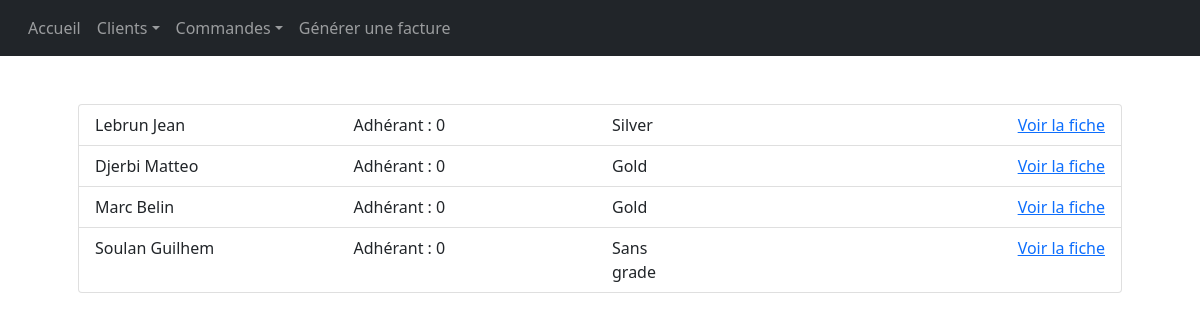
The app's page /pages/liste_clients.php with its own data.
### tables this page shows
CREATE TABLE IF NOT EXISTS `client` (
  `id_client` int(11) NOT NULL AUTO_INCREMENT,
  `id_grade` int(11) DEFAULT NULL,
  `nom` varchar(20) DEFAULT NULL,
  `prenom` varchar(20) DEFAULT NULL,
  `remise_future` int(11) DEFAULT NULL,
  `adherent` tinyint(1) DEFAULT NULL,
  PRIMARY KEY (`id_client`),
  KEY `id_grade` (`id_grade`)
);

CREATE TABLE IF NOT EXISTS `grade` (
  `id_grade` int(11) NOT NULL AUTO_INCREMENT,
  `intitule_grade` varchar(20) DEFAULT NULL,
  `min_dépense` int(11) DEFAULT NULL,
  `max_dépense` int(11) DEFAULT NULL,
  PRIMARY KEY (`id_grade`)
);

### lib/Client.php (the view, shortened to what this page needs)
<?php
function creerListeClients() {
    $clients = [];
    $query = "SELECT
       id_client,
       nom,
       prenom,
       intitule_grade,
       facebook,
       instagram,
       email,
       remise_future,
       adherent
        FROM client NATURAL JOIN contact NATURAL JOIN numerotelephone NATURAL JOIN grade";
    $db = creerConnexion();
    $requeteClient = $db->query($query);
    if($requeteClient) {
        while($client = mysqli_fetch_array($requeteClient)){
            $clientObj = new Client(
                $client["id_client"],
                $client["nom"],
                $client["prenom"],
                $client["intitule_grade"],
                $client["facebook"],
                $client["instagram"],
                $client["email"],
                $client["remise_future"],
                $client["adherent"]);
            $clientObj->recupererAdresses($db);
            $clientObj->recupererNumeros($db);
            $clients[] = $clientObj;
        }
    } else {
        echo '<p class="text-danger">' . $db->error . '</p>';
        return -1;
    }
    return $clients;
}
class Client
{
    public $nom;
    public $prenom;
    public $grade;
    public $adhérant;
    public $id;
    public function __construct($id, $nom, $prenom, $grade, $facebook, $instagram, $email, $remise_future, $adhérant)
    {
        $this->id = $id;
        $this->nom = $nom;
        $this->prenom = $prenom;
        $this->grade = $grade;
        $this->adhérant=$adhérant;
        $db = creerConnexion();
        $req = "SELECT SUM(montant) AS total FROM paiement NATURAL JOIN commande WHERE id_client = " . $id . " GROUP BY id_client";
        $response = $db->query($req);
        if(!$response) {
            echo '<p>Erreur : ' . $db->error . '</p>';
        } else {
            while($paiement = $response->fetch_assoc()) {
                $this->total_depense = $paiement["total"];
            }
        }
    }
    public function recupererNumeros($db) {
        $reqTelephone = "SELECT id_numero_telephone, numero FROM numerotelephone WHERE id_client = " . $this->id;
        if($reponseTelephones = $db->query($reqTelephone)) {
            while ($numero = $reponseTelephones->fetch_assoc()) {
                $numeroObj = new NumeroTelephone($numero["id_numero_telephone"], $numero["numero"]);
            }
        } else {
            echo '<p class="text-danger">Erreur : '. $db->error .'</p>';
        }
    }
    public function recupererAdresses($db) {
        $reqAdresse = "SELECT id_adresse, numero, rue, ville, code_postal FROM adresse WHERE id_client = " . $this->id;
        if($reponseAdresses = $db->query($reqAdresse)) {
            while ($adresse = $reponseAdresses->fetch_assoc()) {
                $adresseObj = new Adresse($adresse["id_adresse"], $adresse["numero"], $adresse["rue"], $adresse["code_postal"], $adresse["ville"]);
            }
        } else {
            echo '<p class="text-danger">Erreur : '. $db->error .'</p>';
        }
    }
    public function afficherApercu() {
        ?>
        <div class="row">
            <div class="col-3">
                <span><?php echo $this->getNomPrenom(); ?></span>
            </div>
            <div class="col-3">
                <span>Adhérant : <?php echo $this->adhérant; ?> </span>
            </div>
            <div class="col-1">
                <span><?php echo $this->grade; ?></span>
            </div>
            <div class="col">
                <a class="float-end" href="fiche_client.php?id_client=<?php echo $this->id; ?>">Voir la fiche</a>
            </div>
        </div>
        <?php
    }
    public function getNomPrenom() {
        return $this->nom . " " . $this->prenom;
    }
}

### pages/liste_clients.php (shortened to what this page needs)
<!DOCTYPE html>
<html lang="fr">
<head>
    <?php  include("../templates/links.php");  ?>
</head>
<body>
<?php  include("../templates/menu.php");  ?>
<?php
require_once "../lib/Client.php";
?>
<div class="container p-5">
    <ul class="list-group">
    <?php
    $clients = creerListeClients();
    foreach ($clients as $client) {
    ?>
                <li class="list-group-item"><?php $client->afficherApercu(); ?></li>
    <?php
    }
    ?>
    </ul>
</div>
</body>
</html>

### templates/links.php (shortened to what this page needs)
<link href="https://cdn.jsdelivr.net/npm/bootstrap@5.1.3/dist/css/bootstrap.min.css"
      rel="stylesheet"
>
<link rel="stylesheet" href="https://cdn.jsdelivr.net/npm/bootstrap-icons@1.7.2/font/bootstrap-icons.css">

### templates/menu.php (shortened to what this page needs)
<nav class="navbar navbar-expand-lg navbar-dark bg-dark sticky-top p-2">
    <div class="container-fluid">
        <div class="collapse navbar-collapse">
            <ul class="nav navbar-nav">
                <li class="nav-item">
                    <a href="../index.php" class="nav-link">Accueil</a>
                </li>
                <li class="nav-item dropdown">
                    <a class="nav-link dropdown-toggle" data-bs-toggle="dropdown" href="#" role="button">Clients</a>
                </li>
                <li class="nav-item dropdown">
                    <a class="nav-link dropdown-toggle" data-bs-toggle="dropdown" href="#" role="button">Commandes</a>
                </li>
                <li class="nav-item">
                    <a class="nav-link" href="generer_facture.php">Générer une facture</a>
                </li>
            </ul>
        </div>
    </div>
</nav>

### records on screen
client: $this->getNomPrenom() "Lebrun Jean", adherent "0", id_grade.intitule_grade "Silver"
client: $this->getNomPrenom() "Djerbi Matteo", adherent "0", id_grade.intitule_grade "Gold"
client: $this->getNomPrenom() "Marc Belin", adherent "0", id_grade.intitule_grade "Gold"
client: $this->getNomPrenom() "Soulan Guilhem", adherent "0", id_grade.intitule_grade "Sans grade"
